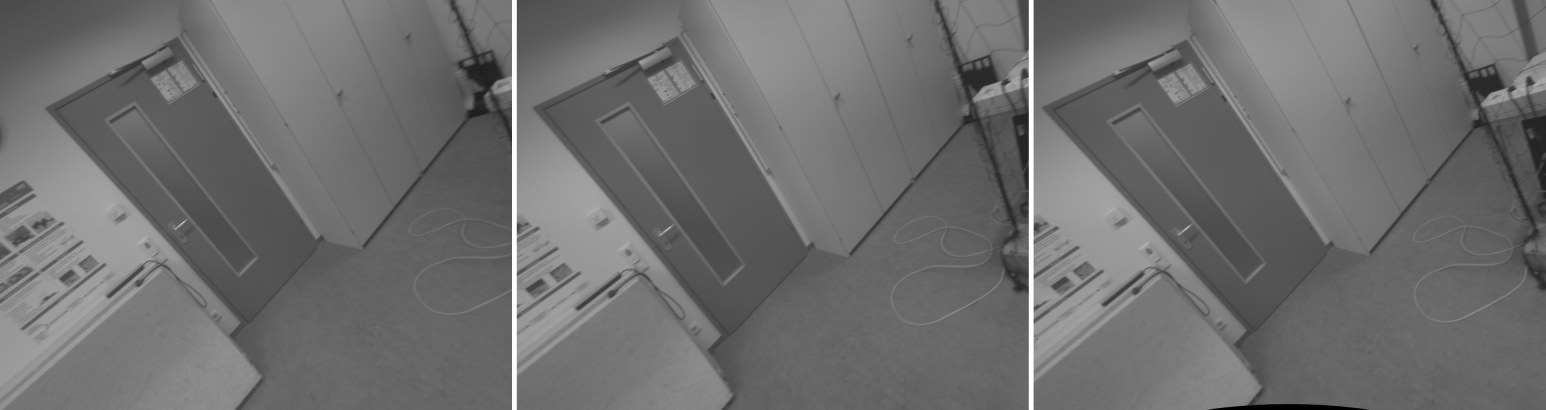
#> input picture results/exp1/check_unroll_s9_w0077.jpg, 1546 x 410 px; its folder holds only this picture in this run
$ python make_figures_full.py
#> lines starting #> are read from the running program, lines starting #| are printed output that depends on the picture
"""Plain-language figures for the combined EXP0 + EXP1 team report (data from results/, measured)."""
import os

import matplotlib
matplotlib.use("Agg")
import matplotlib.patches as mpatches
import matplotlib.pyplot as plt
import numpy as np
import pandas as pd
from PIL import Image

from make_figures import C_GS, C_RS, GRID, INK, INK2, MODELS, MUTED, NAME, OUT

HERE = os.path.dirname(os.path.abspath(__file__))
RES1 = os.path.join(HERE, "..", "results", "exp1")

# same series colours as the technical EXP1 plots: aqua = straightened for turning, yellow = turning + walking
C_RSU, C_RSUT = "#1baf7a", "#eda100"
CAM = ["GS", "RS", "RSU", "RSUT"]
CAM_COL = dict(GS=C_GS, RS=C_RS, RSU=C_RSU, RSUT=C_RSUT)
CAM_NAME = dict(GS="normal camera", RS="rolling shutter, bent", RSU="straightened: turning",
                RSUT="straightened: turning + walking")
BIN_NAME = dict(slow="slow (under 29°/s)", medium="medium (29–86°/s)", fast="fast (86°/s or more)")


def recovered(gs, rs, ru):
    g, r, u = np.median(gs), np.median(rs), np.median(ru)
    return (r - u) / (r - g)


def fig_unroll_concept():
    """Three steps: bent rows -> known motion says how far each row moved -> straight again."""
    fig, axs = plt.subplots(1, 3, figsize=(10, 3.5))
    rows = 12
    steps = [("1. Bent photo: each row\ntaken a little later", "bent"),
             ("2. The known motion tells us\nhow far each row moved", "arrows"),
             ("3. Slide every row back:\nstraight again", "straight")]
    for ax, (title, kind) in zip(axs, steps):
        ax.set_xlim(0, 10)
        ax.set_ylim(0, rows)
        ax.invert_yaxis()
        ax.set_xticks([])
        ax.set_yticks([])
        ax.grid(False)
        for s in ax.spines.values():
            s.set_visible(True)
            s.set_color(MUTED)
        for r in range(rows):
            ax.axhline(r, color=GRID, lw=0.6)
            x_bent, x_ok = 3.0 + 0.2 * (r - rows / 2) + 1.2, 4.2
            if kind == "bent":
                ax.add_patch(mpatches.Rectangle((x_bent, r + 0.06), 1.0, 0.88, color=C_RS))
            elif kind == "arrows":
                ax.add_patch(mpatches.Rectangle((x_bent, r + 0.06), 1.0, 0.88, color=C_RS, alpha=0.3))
                if abs(x_bent - x_ok) > 0.15:
                    ax.annotate("", xy=(x_ok + 0.5, r + 0.5), xytext=(x_bent + 0.5, r + 0.5),
                                arrowprops=dict(arrowstyle="->", color=INK2, lw=1.1))
            else:
                ax.add_patch(mpatches.Rectangle((x_ok, r + 0.06), 1.0, 0.88, color=C_RSU))
        ax.set_title(title, color=INK, fontsize=10.5, loc="left")
    # rows are lined up to the middle row's moment (the same time the true camera position is taken at)
    axs[1].text(6.3, 0.4, "middle row:\nstays put\n\ntop and bottom\nrows: biggest\nshift (up to\n35 pixels here)",
                fontsize=8, color=INK2, va="top")
    fig.tight_layout()
    fig.savefig(f"{OUT}/g1_unroll_concept.png", dpi=200)
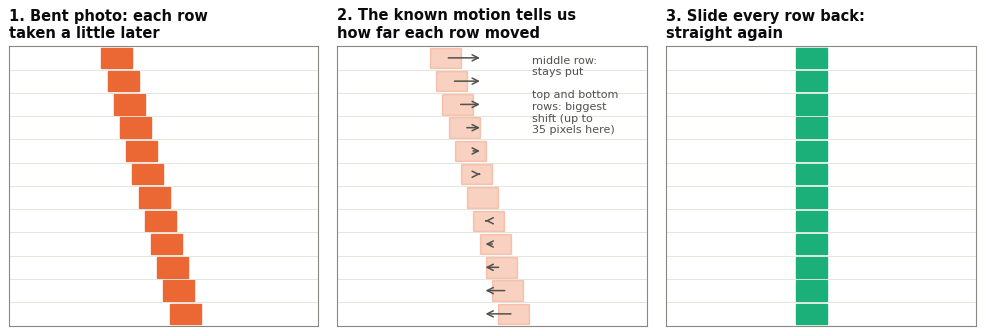
#> figure drawn by matplotlib, 3 panels
    plt.close(fig)


def fig_unroll_photos():
    im = np.asarray(Image.open(f"{RES1}/check_unroll_s9_w0077.jpg").convert("L"))
#> im is the input picture: shape (410, 1546); min 0, max 255, mean 110.5
    h, w = im.shape
#> h = 410; w = 1546
    pw = (w - 2 * 5) // 3  # three panels separated by ~5 px white bars (12 px at 0.4 scale)
#> pw = 512
    starts = [0, (w - pw) // 2, w - pw]
#> starts = [0, 517, 1034]
    fig, axs = plt.subplots(1, 3, figsize=(10, 3.2))
    titles = [("Normal camera", C_GS), ("Rolling shutter: bent", C_RS), ("Straightened (turning only)", C_RSU)]
    for ax, x0, (title, col) in zip(axs, starts, titles):
        ax.imshow(im[:, x0:x0 + pw], cmap="gray", vmin=0, vmax=255)
        ax.set_xticks([])
        ax.set_yticks([])
        ax.grid(False)
        for s in ax.spines.values():
            s.set_visible(True)
            s.set_color(col)
            s.set_linewidth(3)
        ax.set_title(title, color=INK, fontsize=11)
    fig.tight_layout()
    fig.savefig(f"{OUT}/g2_unroll_photos.png", dpi=170)
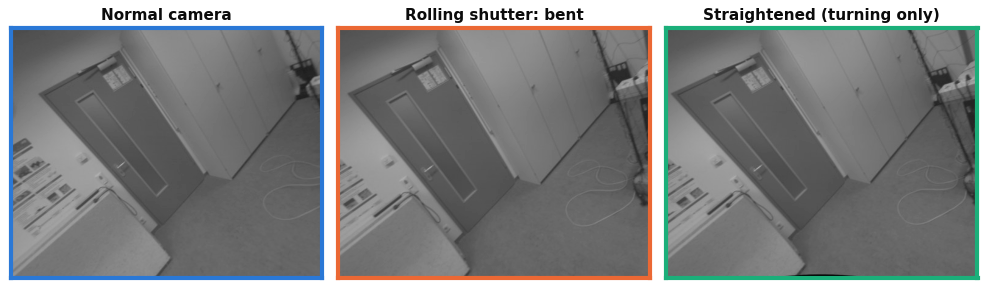
#> figure drawn by matplotlib, 3 panels
    plt.close(fig)


def fig_gap_closed():
#> (the run stopped early here; a loop or call above may not have finished)
